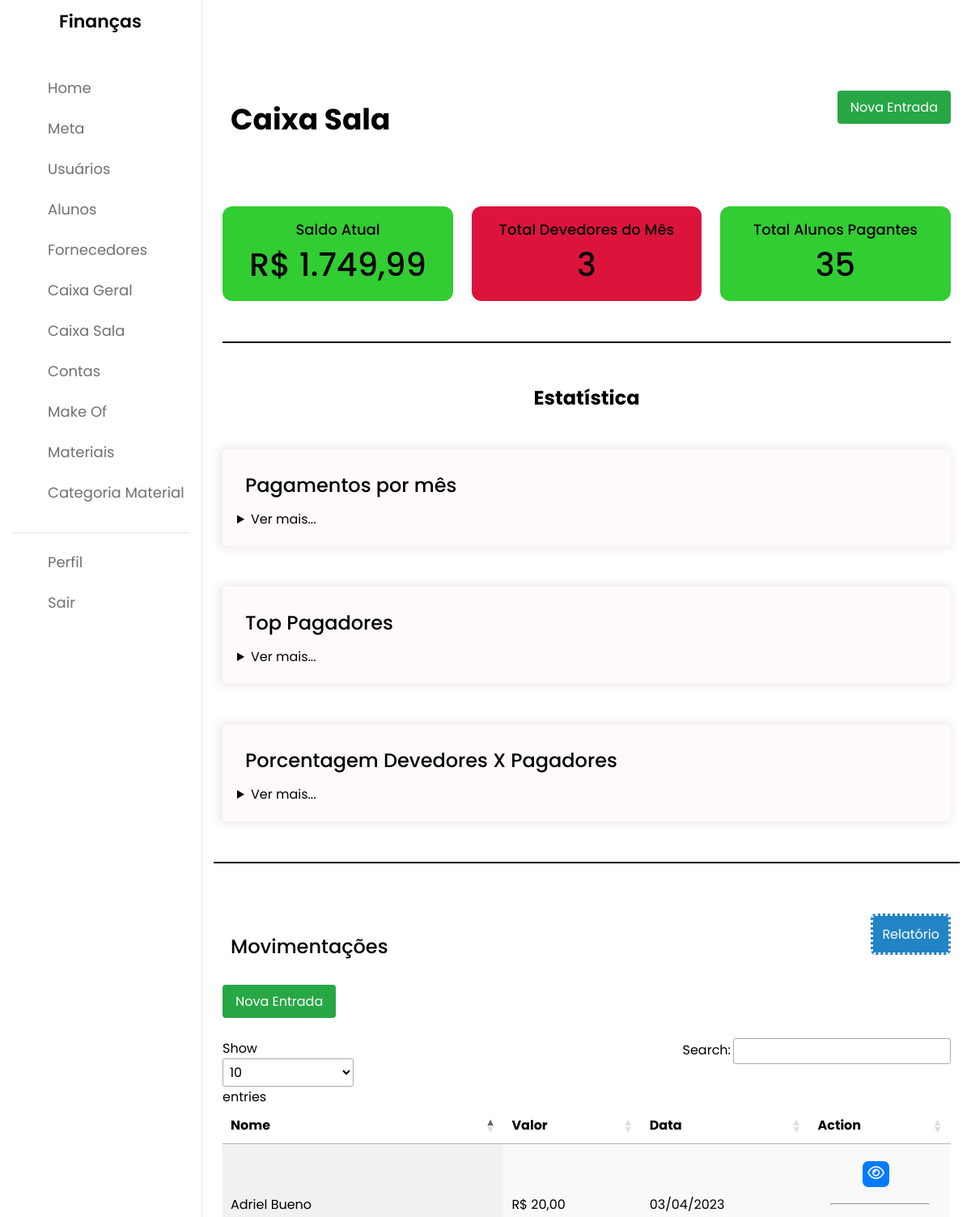
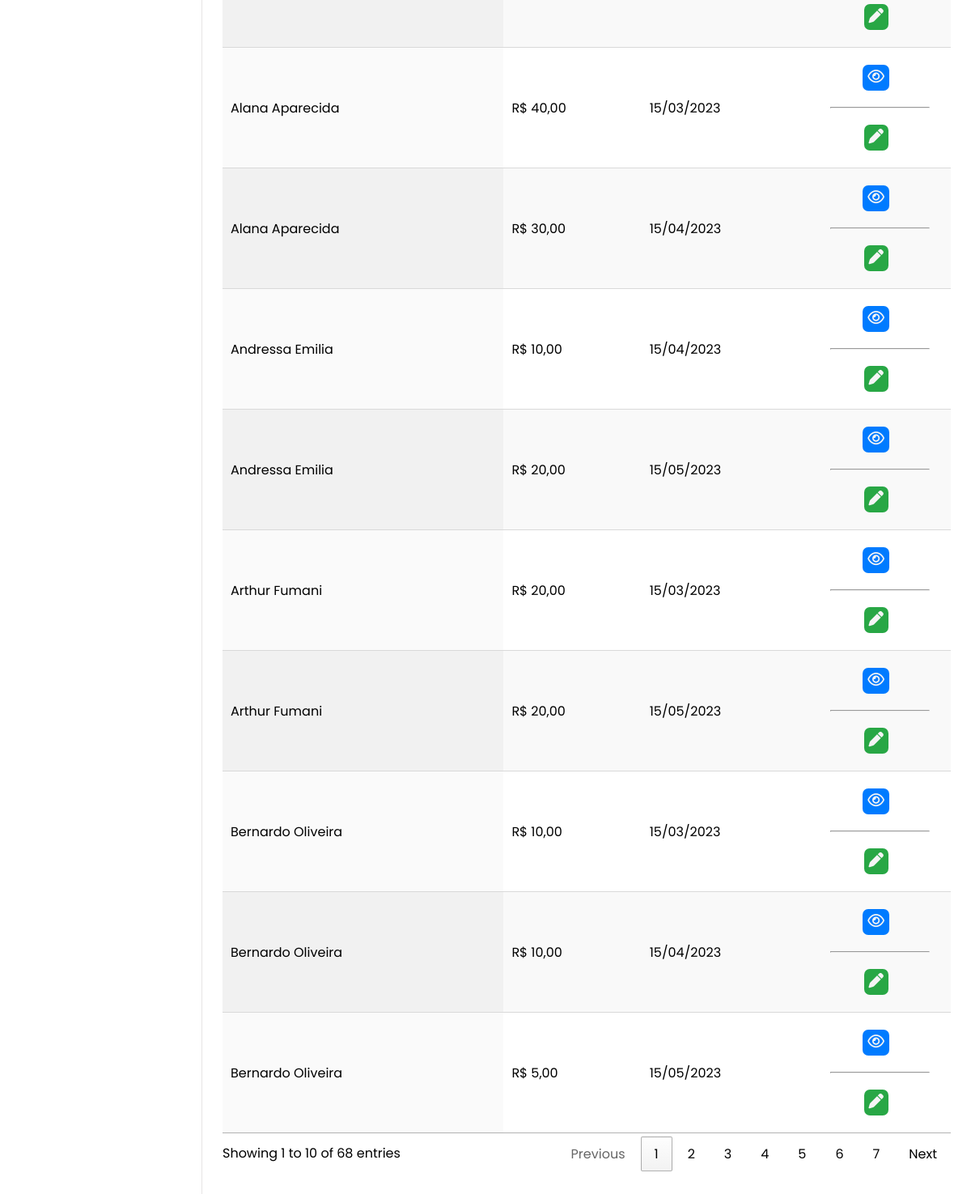
/resources/views/admin/sala/index.php (signed in), run on the app's committed database (2 pictures, top to bottom).
### tables this page shows
CREATE TABLE caixa (
		 
    caixa_id INT AUTO_INCREMENT PRIMARY KEY NOT NULL,
    usuario_id INT NULL,
    FOREIGN KEY (usuario_id)
        REFERENCES Usuarios (usuario_id),
    aluno_id INT NULL,
    FOREIGN KEY (aluno_id)
        REFERENCES Alunos (aluno_id),
        
		 
    categoria VARCHAR(20),
    descricao VARCHAR(100),
    data_movimentacao DATETIME,
    valor DECIMAL(10, 2),
    tipo_movimentacao VARCHAR(20),
    forma_pagamento VARCHAR(20),
    status_caixa VARCHAR(15),
    obs TEXT
);

CREATE TABLE alunos (
	 
    aluno_id INT PRIMARY KEY NULL AUTO_INCREMENT,
    nome VARCHAR(255) NOT NULL,
    status BOOLEAN DEFAULT TRUE
);

### config.php (called while the page is built, shortened)
<?php
function autocarregamento($class_name) {
  $path = __DIR__ . '//models//' . $class_name . '.php';
}

### controllers/Sala/ConsultaController.php (called while the page is built, shortened)
<?php
global $mysqli;
$sala = new Sala($mysqli);
$porcentagemDevedoresPagantes = $sala->porcentagemDevedoresPagantes();
return $data = [
  'sala'                         => $sala->obterReceitasComAluno(),
  'pagamentosPorMes'             => $sala->agruparPagamentosPorMes(),
  'totalAlunosPagantes'          => $sala->calcularTotalAlunosPagantes(),
  'totalPagamentos'              => $sala->calcularTotalPagamentos(),
  'alunosDevedores'              => $sala->obterAlunosDevedores(),
  'rankingTopPagantes'           => $sala->calcularRankingTopPagantes(),
  'porcentagem_devedores'        => abs(round($porcentagemDevedoresPagantes['porcentagem_devedores'], 1)),
  'porcentagem_pagantes'         => abs(round($porcentagemDevedoresPagantes['porcentagem_pagantes'], 1)),
  'totalAlunos' => $sala->obterTodosAlunos()
];
?>

### models/Sala.php (called while the page is built, shortened)
<?php
class Sala {
    private $mysqli;
    private $tabela = 'caixa';
    private $tabela_secundaria = 'alunos';
    public function __construct(mysqli $mysqli)
    {
      $this->mysqli = $mysqli;
    }
    public function obterTodosAlunos() {
        $query = "SELECT * FROM ". $this->tabela_secundaria;
        $result = $this->mysqli->query($query);
        $listaDosAlunos = [];
        while ($linha = mysqli_fetch_array($result, MYSQLI_ASSOC)) {
            $listaDosAlunos[] = $linha;
        }
        return $listaDosAlunos;
    }
    public function obterReceitasComAluno()
    {
        $query = "
            SELECT
                c.*, u.*, u.nome as nome_usuario, a.nome as nome_aluno
            FROM
                " . $this->tabela . " as c
            JOIN
                usuarios AS u ON u.usuario_id = c.usuario_id
            LEFT JOIN
                alunos AS a ON a.aluno_id = c.aluno_id
            WHERE
                LOWER(c.tipo_movimentacao) = 'receita' AND
                c.aluno_id IS NOT NULL
        ";
        $result = $this->mysqli->query($query);
        $receitasComAluno = array();
        while ($linha = mysqli_fetch_array($result, MYSQLI_ASSOC)) {
            $receitasComAluno[] = $linha;
        }
        return $receitasComAluno;
    }
    public function agruparPagamentosPorMes()
    {
        $query = "
            SELECT
                YEAR(data_movimentacao) as ano,
                MONTH(data_movimentacao) as mes,
                SUM(valor) as total
            FROM
                " . $this->tabela . "
            WHERE
                LOWER(tipo_movimentacao) = 'receita' AND
                aluno_id IS NOT NULL
            GROUP BY
                YEAR(data_movimentacao), MONTH(data_movimentacao)
            ORDER BY
                YEAR(data_movimentacao) DESC, MONTH(data_movimentacao) DESC
        ";
        $result = $this->mysqli->query($query);
        $pagamentosPorMes = array();
        while ($linha = mysqli_fetch_array($result, MYSQLI_ASSOC)) {
            $pagamentosPorMes[] = $linha;
        }
        return $pagamentosPorMes;
    }
    public function calcularTotalAlunosPagantes()
    {
        $query = "
            SELECT
                COUNT(DISTINCT aluno_id) as total
            FROM
                " . $this->tabela . "
            WHERE
                LOWER(tipo_movimentacao) = 'receita' AND
                aluno_id IS NOT NULL
        ";
        $result = $this->mysqli->query($query);
        $row = $result->fetch_assoc();
        return $row['total'];
    }
    public function calcularTotalPagamentos()
    {
        $query = "
            SELECT
                SUM(valor) as total
            FROM
                " . $this->tabela . "
            WHERE
                LOWER(tipo_movimentacao) = 'receita' AND
                aluno_id IS NOT NULL
        ";
        $result = $this->mysqli->query($query);
        $row = $result->fetch_assoc();
        return $row['total'];
    }
    public function calcularRankingTopPagantes($limit = 5)
    {
        $query = "
            SELECT
                a.nome as nome_aluno,
                SUM(c.valor) as total_pago
            FROM
                " . $this->tabela . " as c
            JOIN
                alunos AS a ON a.aluno_id = c.aluno_id
            WHERE
                LOWER(c.tipo_movimentacao) = 'receita' AND
                c.aluno_id IS NOT NULL
            GROUP BY
                c.aluno_id
            ORDER BY
                total_pago DESC
            LIMIT " . $limit;
        $result = $this->mysqli->query($query);
        $ranking = array();
        while ($linha = mysqli_fetch_array($result, MYSQLI_ASSOC)) {
            $ranking[] = $linha;
        }
        return $ranking;
    }
    public function obterAlunosDevedores()
    {
        $query = "
        SELECT
            COUNT(*) as totalPagantes
        FROM
            alunos as a,
            caixa  as c
        WHERE
            LOWER(c.tipo_movimentacao) = 'receita' AND
            Year(c.data_movimentacao) =  YEAR(NOW()) AND
            MONTH(c.data_movimentacao) =  month(NOW()) AND
            c.aluno_id = a.aluno_id;
        ";
        $result = $this->mysqli->query($query);
        $alunosPagantes = $result->fetch_assoc();
        $query = "
            SELECT
                COUNT(*) as totalAlunos
            FROM
                alunos
        ";
        $result = $this->mysqli->query($query);
        $alunos = $result->fetch_assoc();
        $alunosDevedores = $alunos['totalAlunos'] - $alunosPagantes['totalPagantes'];
        return $alunosDevedores;
    }
    public function porcentagemDevedoresPagantes()
    {
        $alunosDevedores = $this->obterAlunosDevedores();
        $totalAlunos = $this->obterTodosAlunos();
        $totalDevedores = $alunosDevedores;
        $totalPagantes = count($totalAlunos) - $totalDevedores;
        $porcentagemDevedores = ($totalDevedores / count($totalAlunos)) * 100;
        $porcentagemPagantes = ($totalPagantes / count($totalAlunos)) * 100;
        return [
            'porcentagem_devedores' => $porcentagemDevedores,
            'porcentagem_pagantes' => $porcentagemPagantes
        ];
    }
}

### resources/views/admin/sala/index.php (the view, shortened to what this page needs)
<?php
require dirname(dirname(dirname(dirname(__DIR__)))) . '/config.php';
include $_ENV['PASTA_CONTROLLER'] . '/Sala/ConsultaController.php';
?>
<link rel="stylesheet" href="https://cdn.datatables.net/1.13.4/css/jquery.dataTables.css" />
<body>
    <section class="dashboard">
        <div class="top"> <i class="uil uil-bars sidebar-toggle"></i> </div>
        <div class="dash-content">
            <div style="display: flex;justify-content: space-between;align-items: center;">
              <div class="title"> <span class="text"><h1>Caixa Sala</h1></span> </div>
              <div>
                   <a href="<?= $_ENV['ROUTE'] ?>admin.sala.create" class="button-link btn-edit">
                    Nova Entrada
                  </a>
              </div>
            </div>
        </div>
        <div class="dash-content">
          <div class="boxes">
             <div
                class="box
                <?php if ($data['totalPagamentos'] <= 0): ?>
                    box3
                <?php elseif ($data['totalPagamentos'] > 0): ?>
                    box1
                <?php endif; ?>
              ">
                <span class="text">Saldo Atual</span>
                <span class="number">
                   <?= Money::format($data['totalPagamentos']); ?>
                </span>
              </div>
              <div
                class="box
                    box2
              ">
                <span class="text">Total Devedores do Mês</span>
                <span class="number">
                    <?= abs($data['totalAlunosPagantes'] - count($data['totalAlunos'])); ?>
                </span>
              </div>
              <div class="box
                <?php if ($data['totalAlunosPagantes'] <= $data['alunosDevedores']): ?>
                    box1
                <?php elseif ($data['totalAlunosPagantes'] > $data['alunosDevedores']): ?>
                    box2
                <?php endif; ?>
                ">
                    <span class="text">Total Alunos Pagantes</span>
                    <span class="number">
                        <?= $data['totalAlunosPagantes']; ?>
                    </span>
                </div>
            </div>
        </div>
        <div class="dash-content">
            <hr color="black" />
        </div>
        <div class="dash-content">
          <center style="margin-bottom: 46px;"><h2>Estatística</h2></center>
          <div class="dash-estatistics">
             <div class="title"><span class="text">Pagamentos por mês</span></div>
            <details>
                <summary>Ver mais...</summary>
            </details>
          </div>
        </div>
         <div class="dash-content">
          <div class="dash-estatistics">
                <div class="title"><span class="text">Top Pagadores</span></div>
                <details>
                  <summary>Ver mais...</summary>
                  <br>
                </details>
          </div>
        </div>
        <div class="dash-content">
          <div class="dash-estatistics">
            <div class="title"><span class="text">Porcentagem Devedores X Pagadores</span></div>
            <details>
              <summary>Ver mais...</summary>
                <br>
                <br>
            </details>
          </div>
          <br>
        </div>
        <br>
        <div style="width: 100%;">
            <hr color="black" />
        </div>
        <br>
        <div class="dash-content" style="padding-top: 0px;">
            <?php if (isset($data['sala']) && !empty($data['sala'])) { ?>
                <div style="display: flex;justify-content: space-between;align-items: center;">
                    <div class="title"><span class="text">Movimentações</span></div>
                    <div class="dropdown">
                        <a target="_blank" href="<?= $_ENV['ROUTE'] ?>admin.sala.relatorio" class="dropbtn" style="text-decoration: none;">
                            Relatório
                        </a>
                    </div>
                </div>
                <div>
                   <a href="<?= $_ENV['ROUTE'] ?>admin.sala.create" class="button-link btn-edit">
                    Nova Entrada
                  </a>
                </div>
                <br>
                <table id="myTable" class="display" style="width: 100%!important;">
                    <thead>
                        <tr>
                            <th>Nome</th>
                            <th>Valor</th>
                            <th>Data</th>
                            <th>Action</th>
                        </tr>
                    </thead>
                    <tbody>
                        <?php foreach ($data['sala'] as $sala): ?>
                        <tr>
                            <td>
                                <?= $sala['nome_aluno']; ?>
                            </td>
                            <td>
                                <?= Money::format($sala['valor']); ?>
                            </td>
                            <td>
                                <?= date('d/m/Y', strtotime($sala['data_movimentacao'])); ?>
                            </td>
                            <th style="padding: 26px;">
                                <a href="<?= $_ENV['URL_CONTROLLERS']; ?>/Sala/ShowController.php?id=<?= $sala['caixa_id']; ?>"
                                    class="icon-link ">
                                    <i class="fa-regular fa-eye" style="font-size: 1.15rem!important;"></i>
                                </a>
                                <br>
                                <br>
                                <hr>
                                <br>
                                <a href="#" onclick="if (confirm('Deseja editar mesmo?')) {
                                       this.href = '<?= $_ENV['URL_CONTROLLERS']; ?>/Sala/EditController.php?id=<?= $sala['caixa_id']; ?>';
                                   }" class="icon-link edit">
                                    <i class="fa-solid fa-pen" style="font-size: 1.15rem!important;"></i>
                                </a>
                            </th>
                        </tr>
                        <?php endforeach; ?>
                    </tbody>
                </table>
            <?php } else { ?>
                <br>
                <h3>Sem dados</h3>
            <?php } ?>
        </div>
        <br><br>
    </section>
</body>

### resources/css/admin/financas.css (style rules this page uses)
* { margin: 0; padding: 0; box-sizing: border-box; font-family: 'Poppins', sans-serif; }
body { min-height: 100vh; background-color: var(--primary-color); }
.dropbtn { background-color: #2284c5; color: white; padding: 11px; font-size: 16px; border: 3px dotted whitesmoke; cursor: pointer; border-radius: 6px; }
.dropdown { position: relative; display: inline-block; }
td { word-wrap: break-word!important; }
.icon-link { font-size: 14px; background-color: #007bff; text-decoration: none; margin-right: 10px; color: whitesmoke; padding: 6px; border-radius: 7px; width: 100px; }
.icon-link.edit { background-color: #28a745!important; }
.btn-edit { background-color: #28a745!important; }
.dashboard { display: flex; flex-direction: column; align-items: center; position: relative; left: 250px; background-color: var(--panel-color); min-height: 100vh; width: calc(100% - 250px); padding: 10px 14px; transition: var(--tran-05); }
.title { margin-bottom: 20px; text-align: center; }
.title .text { font-size: 24px; font-weight: bold; color: #333; }
table { width: 900px; max-width: 900px; }
td { word-break: break-word!important; }
.dashboard .top { position: fixed; top: 0; left: 250px; display: flex; width: calc(100% - 250px); justify-content: space-between; align-items: center; padding: 10px 14px; background-color: var(--panel-color); transition: var(--tran-05); z-index: 10; }
.dashboard .dash-content { max-width: 900px; width: 100%; padding-top: 50px; }
.dash-content .title { display: flex; align-items: center; margin: 60px 0 30px 0; }
.dash-content .title .text { font-size: 24px; font-weight: 500; color: var(--text-color); margin-left: 10px; }
.dash-content .boxes { display: flex; align-items: center; justify-content: space-between; flex-wrap: wrap; }
.dash-content .boxes .box { display: flex; flex-direction: column; align-items: center; border-radius: 12px; width: calc(100% / 3 - 15px); padding: 15px 20px; background-color: var(--box1-color); transition: var(--tran-05); }
.boxes .box .text { white-space: nowrap; font-size: 18px; font-weight: 500; color: var(--text-color); }
.boxes .box .number { font-size: 40px; font-weight: 500; color: var(--text-color); }
.boxes .box.box2 { background-color: var(--box2-color); }
.button-link { display: inline-block; padding: 8px 16px; background-color: #007bff; color: #fff; text-decoration: none; border-radius: 4px; transition: background-color 0.3s ease; }
.dash-estatistics { background: snow; box-shadow: -2px 0px 11px 3px #efeaea; padding: 21px 18px; border-radius: 5px; }
.dash-estatistics .title { margin-top: 6px; margin-bottom: 12px; }
summary { cursor: pointer; }

### resources/views/admin/sala/index.php (style rules this page uses)
th a i { font-size: 1.7rem; }

### data on the page
caixa: aluno.nome "Adriel Bueno", valor "R$ 20,00", data_movimentacao "03/04/2023"
caixa: aluno.nome "Alana Aparecida", valor "R$ 40,00", data_movimentacao "15/03/2023"
caixa: aluno.nome "Andressa Emilia", valor "R$ 10,00", data_movimentacao "15/04/2023"
caixa: aluno.nome "Arthur Fumani", valor "R$ 20,00", data_movimentacao "15/03/2023"
caixa: aluno.nome "Bernardo Oliveira", valor "R$ 10,00", data_movimentacao "15/03/2023"
caixa: aluno.nome "Alana Aparecida", valor "R$ 30,00", data_movimentacao "15/04/2023"
caixa: aluno.nome "Andressa Emilia", valor "R$ 20,00", data_movimentacao "15/05/2023"
caixa: aluno.nome "Arthur Fumani", valor "R$ 20,00", data_movimentacao "15/05/2023"
caixa: aluno.nome "Bernardo Oliveira", valor "R$ 10,00", data_movimentacao "15/04/2023"
caixa: aluno.nome "Bernardo Oliveira", valor "R$ 5,00", data_movimentacao "15/05/2023"

### other printed values
Money::format($data['totalPagamentos']) "R$ 1.749,99"
abs($data['totalAlunosPagantes'] - count($data['totalAlunos'])) "3"
$data['totalAlunosPagantes'] "35"
